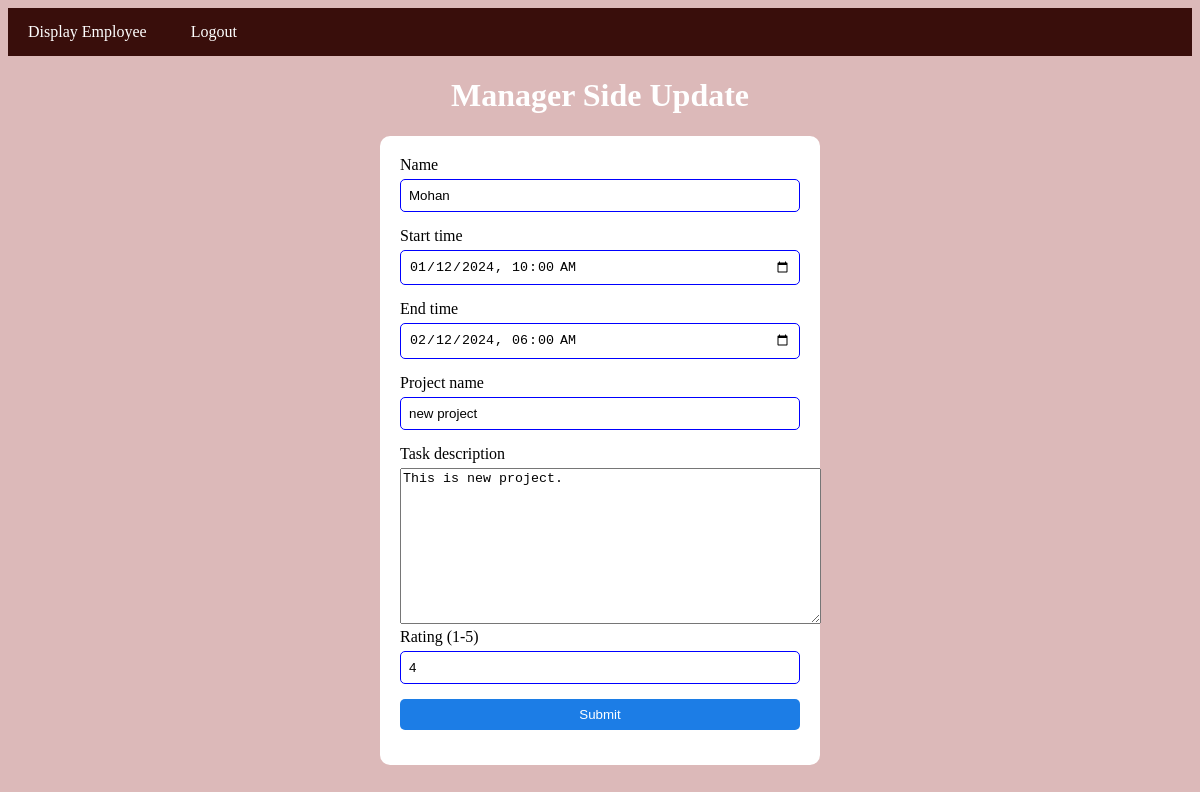
/manager_update.php?id=8 (signed in), run on the app's committed database.
### tables this page shows
CREATE TABLE `employee` (
  `id` int(11) NOT NULL,
  `user_id` int(11) DEFAULT NULL,
  `name` varchar(255) NOT NULL,
  `start_time` datetime NOT NULL,
  `end_time` datetime NOT NULL,
  `project_name` varchar(255) NOT NULL,
  `task_description` varchar(255) NOT NULL,
  `rating` int(11) DEFAULT NULL
);

### manager_update.php (the view, shortened to what this page needs)
<!DOCTYPE html>
<html lang="en">
<head>
    <link rel="stylesheet" href="style.css">
</head>
<body>
<nav>
   <a href="home.php">Display Employee</a>
   <a href="manager_signin.php?logout=true">Logout</a>
</nav>
   <h1>Manager Side Update</h1>
   <?php
   include 'connection.php';
 if(isset($_GET['id'])){
    $id=$_GET['id'];
    $show_query="select * from employee where id=$id";
    $show_data= mysqli_query($con, $show_query);
    if($show_data && mysqli_num_rows($show_data)>0){
        $arrdata= mysqli_fetch_array($show_data);
        ?>
<form action="" method="post">
    <label for="name">Name</label>
    <input type="text" name="name" value="<?php echo isset($arrdata['name']) ? $arrdata['name'] : ''; ?>" required>
    <label for="start_time">Start time</label>
    <input type="datetime-local" name="start_time"required value="<?php echo isset($arrdata['start_time']) ? $arrdata['start_time'] : ''; ?>">
    <label for="end_time">End time</label>
    <input type="datetime-local" name="end_time" required value="<?php echo isset($arrdata['end_time']) ? $arrdata['end_time'] : ''; ?>">
    <label for="project_name">Project name</label>
    <input type="text" name="project_name" value="<?php echo isset($arrdata['project_name']) ? $arrdata['project_name'] : ''; ?>" required>
    <label for="task_description">Task description</label>
    <textarea name="task_description" id="" cols="50" rows="10"><?php echo isset($arrdata['task_description']) ? $arrdata['task_description'] : ''; ?></textarea>
    <label for="rating" >Rating (1-5)</label>
    <input type="text" name="rating" min="1" max="5" value="<?php echo isset($arrdata['rating']) ? $arrdata['rating'] : ''; ?>" required>
    <input type="submit" name="submit" value="Submit">
</form>
<?php
    }
 }
   ?>
</body>
</html>

### style.css (style rules this page uses)
nav { background-color: rgb(57, 14, 11); padding: 15px 0; text-align: left; }
nav a { color: white; text-decoration: none; margin: 0 20px; transition: color 0.3s; }
h1 { text-align: center; }
form { max-width: 400px; margin: 0 auto; border-radius: 10px; background-color: white; padding: 20px; box-shadow: 0px 0px 10px rgba(0, 0 green, 0 blue, 0.1 alpha); color: black; }
form label { display: block; margin-bottom: 5px; }
form input[type="text"], form input[type="password"], form input[type="datetime-local"], form input[type="submit"], form button { width: 100%; padding: 8px; margin-bottom: 15px; box-sizing: border-box; border: 1px solid blue; border-radius: 5px; }
a { text-decoration: none; color: blue; }
body { background-color: rgba(141, 28, 28, 0.306); color: #ffffff; }
form input[type="submit"] { background-color: #0671e4e8; color: white; border: none; cursor: pointer; }

### data on the page
employee: name "Mohan", start_time "01/12/2024 10:00", end_time "02/12/2024 06:00", project_name "new project", task_description "This is new project.", rating "4"
